Frame 1 (no input): blank canvas, image omitted
Frame 60 (no input): blank canvas, image omitted
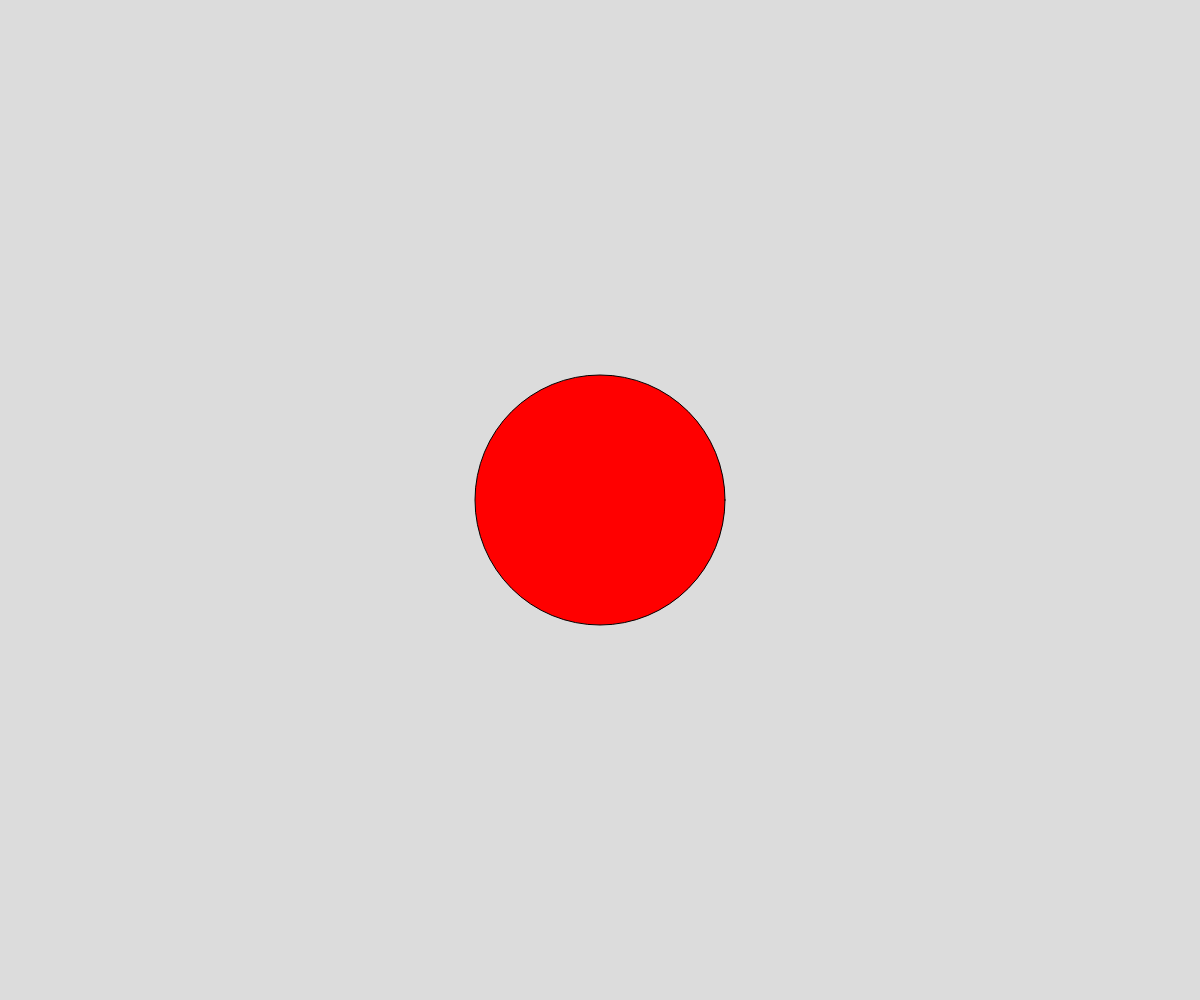
Frame 120 (the mouse pressed at the canvas centre since frame 60)

The p5.js sketch whose frames 1 and 60 were blank and that drew this single picture after the mouse press (run headless with seeded random() and noise() and a simulated clock; from frame 60 on, the mouse is pressed at the canvas centre):

// p5.js sketch
// ── sketch.js
// Project Title
// Your Name
// Date
//
// Extra for Experts:
// - describe what you did to take this project "above and beyond"

let shouldIShowTheEllipse = false;

function setup() {
  createCanvas(windowWidth, windowHeight);
}

function draw() {
  background(220);

  let something = true;

  if (shouldIShowTheEllipse) {
    fill("red");
    ellipse(mouseX, mouseY, 250, 250);
  }
}

function mousePressed() {
  shouldIShowTheEllipse = true;
}
